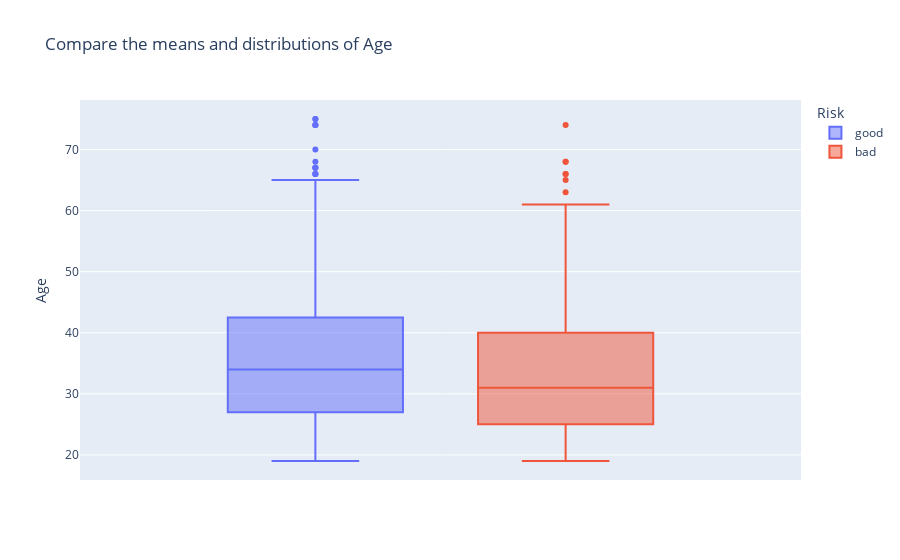

The code cell stored with this chart in its notebook:
### Code cell
fig = px.box(credit, y="Age", color="Risk",
             title="Compare the means and distributions of Age",
            )
#fig.show("svg")
#fig.show()
py.offline.iplot(fig)

### Figure 1 — Plotly figure (JSON) as saved in the notebook; plotly's stock layout.template omitted (floating-point values rounded to 4 significant figures; data arrays with more than 128 entries replaced by an {"elided": "..."} marker saying what was removed)
{"data": [{"alignmentgroup": "True", "hovertemplate": "Risk=good<br>Age=%{y}<extra></extra>", "legendgroup": "good", "marker": {"color": "#636efa"}, "name": "good", "notched": false, "offsetgroup": "good", "orientation": "v", "showlegend": true, "type": "box", "x0": " ", "xaxis": "x", "y": {"elided": "700 int values"}, "y0": " ", "yaxis": "y"}, {"alignmentgroup": "True", "hovertemplate": "Risk=bad<br>Age=%{y}<extra></extra>", "legendgroup": "bad", "marker": {"color": "#EF553B"}, "name": "bad", "notched": false, "offsetgroup": "bad", "orientation": "v", "showlegend": true, "type": "box", "x0": " ", "xaxis": "x", "y": {"elided": "300 int values"}, "y0": " ", "yaxis": "y"}], "layout": {"autosize": true, "boxmode": "group", "legend": {"title": {"text": "Risk"}, "tracegroupgap": 0}, "title": {"text": "Compare the means and distributions of Age"}, "xaxis": {"anchor": "y", "autorange": true, "domain": [0, 1], "range": [-0.503, 0.503], "type": "category"}, "yaxis": {"anchor": "x", "autorange": true, "domain": [0, 1], "range": [15.89, 78.11], "title": {"text": "Age"}, "type": "linear"}}}
